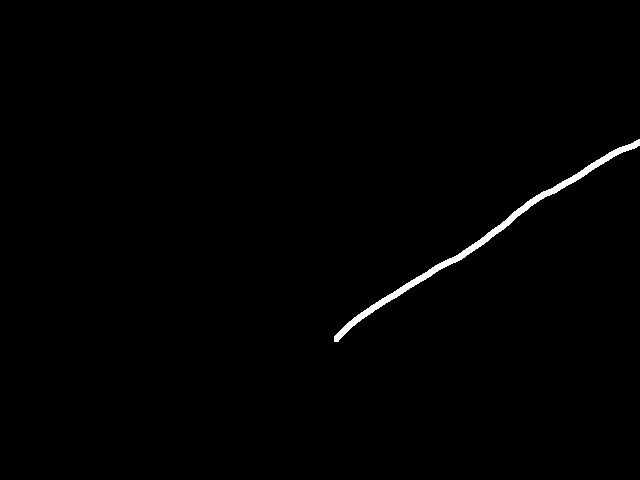
#> input picture imgs/005.png, 640 x 480 px
$ python supervisor.py   (older library calls are emulated)
#> lines starting #> are read from the running program, lines starting #| are printed output that depends on the picture; after the words box and inside, x2 and y2 are one past the last pixel; in counts of white or black regions, pixels touching at a corner belong together
### mask_segmentation.py
import numpy as np
import cv2
from skimage.morphology import skeletonize

from interfaces import Segmentation


class MaskSegmentation(Segmentation):
    def __init__(self, is_masked, hsv_params):
        self.is_masked = is_masked
        self.hsv_params = hsv_params
        self.paths_ends = None

    def exec(self, input_image: np.ndarray, dilate_it: int) -> np.ndarray:
        """
        Process input image.
        :param input_image: 2D image
        :type input_image: np.array
        :param dilate_it: initial num of dilation iterations
        :type dilate_it: int
        :return: list of paths
        :rtype: list
        """
        mask = input_image if self.is_masked else self.set_mask(input_image)
        mask = self.preprocess_image(mask, iterations=dilate_it)
        result, paths_ends = self.process_image(mask)
        self.paths_ends = paths_ends
        return result

    # [51 lines left out: functions set_mask, get_spline_image, not called in this run]

    def process_image(self, img):
        """
        Common function for processing the mask. It:
        * finds a sub-image containing mask
        * skeletonizes it
        * removes pixels with more than 3 neighbours
        * finds ends of the DLO
        :param img: mask image
        :type img: np.array
        :return: (skeletonized image, indexes of the pixels which are considered to be DLO ends)
        :rtype: (np.array, list)
        """
        # find a sub-image containing mask
        x, y, w, h = cv2.boundingRect(img.astype(np.uint8))
        # skeletonize
        skel = skeletonize(img[y:y + h, x:x + w], method='lee') / 255.  # > 0
        # remove more than 3 neighbours
        kernel = np.ones((3, 3), dtype=np.float32)
        less_than_3 = cv2.filter2D(skel, -1, kernel / 3) <= 1. + 1e-6
        skel = skel * less_than_3.astype(np.float32)

        # find ends
        less_than_3 = cv2.filter2D(skel, -1, kernel / 2) <= 1
        r = skel * less_than_3.astype(np.float32)
        idx = np.where(r > 0)
        idx = [[idx[1][i] + x, idx[0][i] + y] for i in range(len(idx[0]))]

        img = np.zeros_like(img)
        img[y:y + h, x:x + w] = skel
        return img, idx

    def preprocess_image(self, img, iterations):
        """
        Common function for preprocessing the image. It:
        * finds mask if needed
        * perform morphological open to filter out the noise
        :param img: image or mask
        :type img: np.array
        :param iterations: erode and dilate iterations
        :type iterations: int
        :return: masked and filtered image
        :rtype: np.array
        """
        if len(img.shape) == 3:
            img = cv2.cvtColor(img, cv2.COLOR_BGR2GRAY)

        x, y, w, h = cv2.boundingRect(img.astype(np.uint8))
        img_part = img[y:y + h, x:x + w]
       # img_part = cv2.erode(img_part, np.ones((3, 3)), iterations=iterations)
        img_part = cv2.dilate(img_part, np.ones((3, 3)), iterations=iterations)
        img = np.zeros_like(img)
        img[y:y + h, x:x + w] = img_part

        return img

### path_processing.py
from interfaces import PathsProcessing
from path import Path
import numpy as np


class PathProcessing(PathsProcessing):
    def __init__(self, knots, min_path_length, min_path_points, dir_vec_length):
        self.knots = knots
        self.min_path_length = min_path_length
        self.min_path_points = min_path_points
        self.dir_vec_length = dir_vec_length
        self.success = False

    def exec(self, mask_image: np.ndarray, paths_ends: list):
        """
        Generate paths based on mask image.
        :param mask_image: 2D mask image
        :type mask_image: np.array
        :param paths_ends: list of paths ends
        :type paths_ends: list
        :return: spline coordinates, spline parameters
        :rtype: list, list
        """
        if len(paths_ends) == 0:
            raise ValueError("Length of paths_ends cannot equal 0.")

        # Create paths
        paths = []
        paths_coordinates = np.zeros(shape=(0, 2), dtype=np.float)
        skel = np.pad(mask_image, [[1, 1], [1, 1]], 'constant', constant_values=False)
        i = 0
        while len(paths_ends) > 0:
            coordinates, length = self.walk_faster(skel, tuple(paths_ends[0]))
            paths.append(Path(coordinates=coordinates, length=length, knots=self.knots, dir_vec_length=self.dir_vec_length))
            paths_ends.pop(0)
            paths_ends = self.remove_close_points((coordinates[-1][1], coordinates[-1][0]), paths_ends, max_px_gap=1)
            p = paths[-1]
            if length > self.min_path_length:
                np.append(paths_coordinates, np.array([[coordinates[:, 1], coordinates[:, 0]]]))

        # Get rid of too short paths
        paths = [p for p in paths if p.num_points > self.min_path_points]
        #paths = [p for p in paths if p.length > 20.]

        if len(paths) > 1:
            paths = self.sort_paths(paths)
        else:
            paths = [paths]

        spline_params = []
        spline_coords = []
        for p in paths:
            self.success = False
            # Calculate gaps between adjacent paths
            gaps_length = self.get_gaps_length(paths=p)

            # Get a single linespace for a list of paths
            t = self.get_linespaces(paths=p, gaps_length=gaps_length)

            # Merge all paths coordinates
            merged_paths = np.vstack([x() for x in p])
            # Get spline representation for a merged path
            full_length = np.sum([x.length for x in p]) + np.sum(gaps_length)
            merged_path = Path(coordinates=merged_paths, length=full_length, knots=self.knots,
                               dir_vec_length=self.dir_vec_length)
            try:
                spline_coords.append(merged_path.get_spline(t=t))
            except Exception as e:
                print("Performing dilation...")
                return [], []
            self.success = True

            spline_params.append(merged_path.get_spline_params())

        return spline_coords, spline_params

    @staticmethod
    def remove_close_points(last_point, path_ends, max_px_gap=10):
        """
        Remove close points around certain pixel.
        :param last_point: point around which to look
        :type last_point: tuple
        :param path_ends: points to check
        :type path_ends: np.array
        :param max_px_gap: maximum pixel gap between last_point and a single point of path_ends
        :type max_px_gap: int
        :return: points without close points to the last point
        :rtype: np.array
        """
        keys_to_remove = []
        for key, value in enumerate(np.array(path_ends)):
            if (np.fabs(np.array(last_point) - value) < max_px_gap).all():
                keys_to_remove.append(key)
        path_ends = np.delete(np.array(path_ends), keys_to_remove, axis=0)
        return path_ends.tolist()


    @staticmethod
    def walk_faster(skel, start):
        """
        Perform a fast walk through the DLO skeleton 'skel' tarting from 'start'
        :param skel: skeleton of the DLO mask
        :type skel: np.array
        :param start: on of the DLO ends
        :type start: np.array
        :return: sequence of pixels which constitutes a DLO and its length
        :rtype: np.array, float
        """
        path = [(int(start[1]) + 1, int(start[0]) + 1)]
        end = False
        while not end:
            end = True
            act = path[-1]
            skel[act[0], act[1]] = 0.
            for dx, dy in [(-1, -1), (-1, 0), (-1, 1), (0, -1), (0, 1), (1, -1), (1, 0), (1, 1)]:
                if skel[act[0] + dx, act[1] + dy]:
                    aim_x = act[0] + dx
                    aim_y = act[1] + dy
                    path.append((aim_x, aim_y))
                    end = False
                    break

        path = np.array(path)
        length = np.sum(np.linalg.norm(np.diff(path, axis=0), axis=-1))
        path -= 1
        return path, length

    @staticmethod
    def get_gaps_length(paths):
        """
        Get gaps lengths between adjacent paths.
        :param paths: ordered paths
        :type paths: list
        :return: gaps lengths
        :rtype: list
        """
        gaps_length = []
        for key, value in enumerate(paths[:-1]):
            gap_length = np.linalg.norm(paths[key].end - paths[key + 1].begin)
            gaps_length.append(gap_length)

        return gaps_length

    @staticmethod
    def get_linespaces(paths, gaps_length):
        """
        Get linespace for merged paths.
        :param paths: all paths with correct order
        :type paths: list
        :param gaps_length: all gaps lengths between paths
        :type gaps_length: list
        :return: merged linespaces of all paths
        :rtype: np.array
        """
        full_length = np.sum([d.length for d in paths]) + np.sum(gaps_length)
        t_linespaces = []
        curr_value = 0
        for key, value in enumerate([d.length for d in paths]):
            t_linespace = np.linspace(curr_value, curr_value + value / full_length,
                                      [d.num_points for d in paths][key])
            curr_value += value / full_length
            if key < len(gaps_length):
                curr_value += gaps_length[key] / full_length
            t_linespaces.append(t_linespace)
        t = np.hstack(t_linespaces)
        return t

    # [87 lines left out: function sort_paths, not called in this run]

### path.py
import numpy as np
from scipy.interpolate import LSQUnivariateSpline


class Path:
    def __init__(self, coordinates, length, knots, dir_vec_length):
        if knots < 5:
            raise ValueError("Num of knots must be > 4.")
        self.coordinates = np.array(coordinates).reshape((-1, 2))
        self.length = length
        self.x_spline = None
        self.y_spline = None
        self.num_points = len(coordinates)
        self.begin = self.coordinates[0]
        self.end = self.coordinates[-1]
        self.T = np.linspace(0., 1., 128)
        #self.T = np.linspace(0., 1., 4096)
        self.k = knots
        # self.max_width = 40
        # self.width_step = 4.
        if self.num_points > dir_vec_length:
            #bv = self.coordinates[0] - self.coordinates[5]
            #ev = self.coordinates[-1] - self.coordinates[-6]
            bv = self.coordinates[0] - self.coordinates[dir_vec_length-1]
            ev = self.coordinates[-1] - self.coordinates[-dir_vec_length]
            self.begin_direction = np.arctan2(bv[1], bv[0])
            self.end_direction = np.arctan2(ev[1], ev[0])

    def __call__(self):
        return self.coordinates

    # [64 lines left out: functions flip_path, get_spline, get_spline_params, get_key, not called in this run]

    # [44 lines of commented-out code are left out]

### spline_mask.py
import numpy as np
from interfaces import OutputMask
import cv2


colors = [
    (255, 255, 255),
    (255, 0, 0),
    (0, 255, 0),
    (0, 0, 255),
    (255, 255, 0),
    (0, 255, 255),
    (255, 0, 255),
    (192, 192, 192),
    (128, 128, 128),
    (128, 0, 0),
    (128, 128, 0),
    (0, 128, 0),
    (128, 0, 128),
    (0, 128, 128),
    (0, 0, 128)
]

class SplineMask(OutputMask):
    def __init__(self):
        pass

    # [20 lines left out: function exec, not called in this run]

### supervisor.py
import cv2
import matplotlib.pyplot as plt
from time import perf_counter
import argparse
from mask_segmentation import MaskSegmentation
from path_processing import PathProcessing
from spline_mask import SplineMask

parser = argparse.ArgumentParser(description='Cable observer')
parser.add_argument('-f', '--filepath', help='Path to image', required=False, type=str, default="./imgs/005.png")
parser.add_argument('-k', '--knots', help='Spline knots', required=False, type=int, default=35)
parser.add_argument('-l', '--min-path-length', help='Minimum length of path to consider', required=False, type=int, default=10)
parser.add_argument('-p', '--min-path-points', help='Minimum points of path to consider', required=False, type=int, default=3)
parser.add_argument('--hsv-mask', help='HSV masking [h_min, h_max, s_min, s_max, v_min, v_max]',
                    required=False, type=list, default=[175, 8, 130, 255, 0, 255])
parser.add_argument('-m', '--is-masked', help='Already masked input (binary image)',
                    required=False, type=bool, default=True)
parser.add_argument('-d', '--max-dilations', help='Maximum num of image dilations',
                    required=False, type=int, default=50)
parser.add_argument('-v', '--dir-vec-length', help='Direction vector length (points)',
                    required=False, type=int, default=10)
parser.add_argument('--output-dilation', help='Num of output mask dilation',
                    required=False, type=int, default=3)
args = vars(parser.parse_args())

class CableObserver():
    def __init__(self, is_masked, hsv_params, knots, min_path_length, min_path_points, max_dilations, dir_vec_length,
                 output_dilation):
        self.max_dilations = max_dilations
        self.output_dilation = output_dilation
        self.segmentation = MaskSegmentation(is_masked=is_masked, hsv_params=hsv_params)
        self.paths = PathProcessing(knots=knots, min_path_length=min_path_length, min_path_points=min_path_points,
                                    dir_vec_length=dir_vec_length)
        self.spline_mask = SplineMask()

    def exec(self, input_image):
        iterations = 0
        t1 = perf_counter()
        while (self.paths.success == False):
            # mask segmentation
            mask_image = self.segmentation.exec(input_image, dilate_it=iterations)
            # paths processing
            spline_coords, spline_params = self.paths.exec(mask_image=mask_image, paths_ends=self.segmentation.paths_ends)
            iterations += 1
            if iterations > self.max_dilations:
                raise RuntimeError("Reached maximum input mask dilation.")

        t2 = perf_counter()

        # math repr (spline) to image
        spline_mask = self.spline_mask.exec(splines=spline_coords, shape=input_image.shape, output_dilation=self.output_dilation)
        t3 = perf_counter()
        print(f"{(t2-t1)*1000}, {(t3-t2)*1000} -> {(t3-t1)*1000} [ms]")

        return spline_mask, spline_coords


if __name__ == "__main__":
    p_filepath = args["filepath"]
    p_hsv_params = {"hue": {"min": args["hsv_mask"][0], "max": args["hsv_mask"][1]},
                  "saturation": {"min": args["hsv_mask"][2], "max": args["hsv_mask"][3]},
                  "value": {"min": args["hsv_mask"][4], "max": args["hsv_mask"][5]}}
    p_knots = args["knots"]
    p_min_path_length = args["min_path_length"]
    p_min_path_points = args["min_path_points"]
    p_is_masked = args["is_masked"]
    p_max_dilations = args["max_dilations"]
    p_dir_vec_length = args["dir_vec_length"]
    p_output_dilation = args["output_dilation"]

    img = cv2.imread(p_filepath, cv2.IMREAD_COLOR)
#> img is the input picture: shape (480, 640, 3); min 0, max 255, mean 1.9
    p = CableObserver(is_masked=p_is_masked, hsv_params=p_hsv_params, knots=p_knots, min_path_length=p_min_path_length,
                      min_path_points=p_min_path_points, max_dilations=p_max_dilations, dir_vec_length=p_dir_vec_length,
                      output_dilation=p_output_dilation)
#> the loop in exec, `while (self.paths.success == False):` made 1 pass
#> pass 1, in preprocess_image, `img_part = img[y:y + h, x:x + w]`:
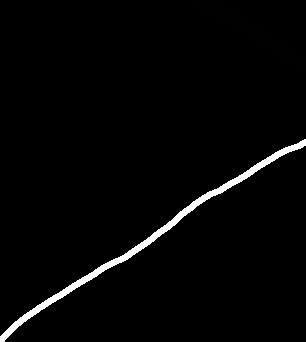
#> img_part: shape (342, 306); min 0, max 255, mean 5.7
#> pass 1, in process_image, `skel = skeletonize(img[y:y + h, x:x + w], method='lee') / 255.`:
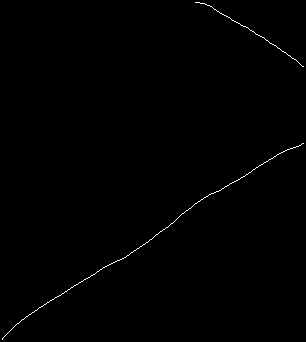
#> skel: shape (342, 306) float64; values 0 (black) and 0.00392 (white), 0.39% white in thin lines or dots
#> after the loop in exec, `while (self.paths.success == False):`: iterations = 0
#> (the run stopped early here; a loop or call above may not have finished)

$ run again, with imgs/001.png copied over imgs/005.png
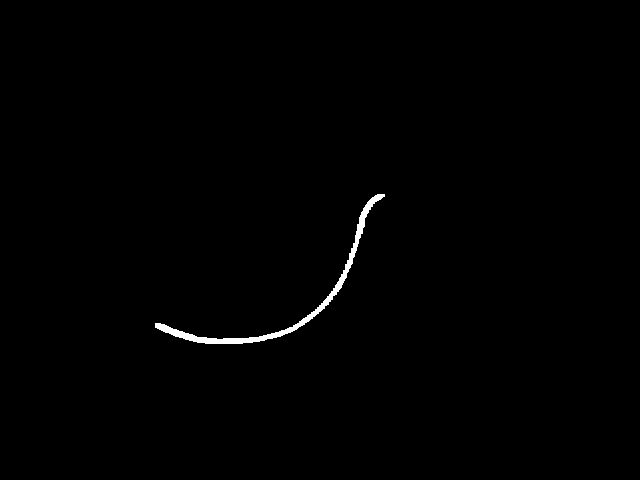
#> input picture imgs/001.png, 640 x 480 px
#> img is the input picture: shape (480, 640, 3); 0.57% white; 1 white region, box (x1, y1, x2, y2) and area: (155, 194, 385, 344) 1761
#> the loop in exec, `while (self.paths.success == False):` made 1 pass
#> pass 1, in preprocess_image, `img_part = img[y:y + h, x:x + w]`:
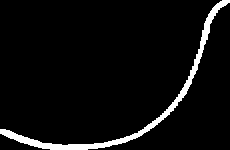
#> img_part: shape (150, 230); 5.1% white; 1 white region, box (x1, y1, x2, y2) and area: (0, 0, 230, 150) 1761
#> pass 1, in process_image, `skel = skeletonize(img[y:y + h, x:x + w], method='lee') / 255.`:
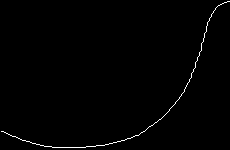
#> skel: shape (150, 230) float64; values 0 (black) and 0.00392 (white), 0.83% white in thin lines or dots
#> after the loop in exec, `while (self.paths.success == False):`: iterations = 0
